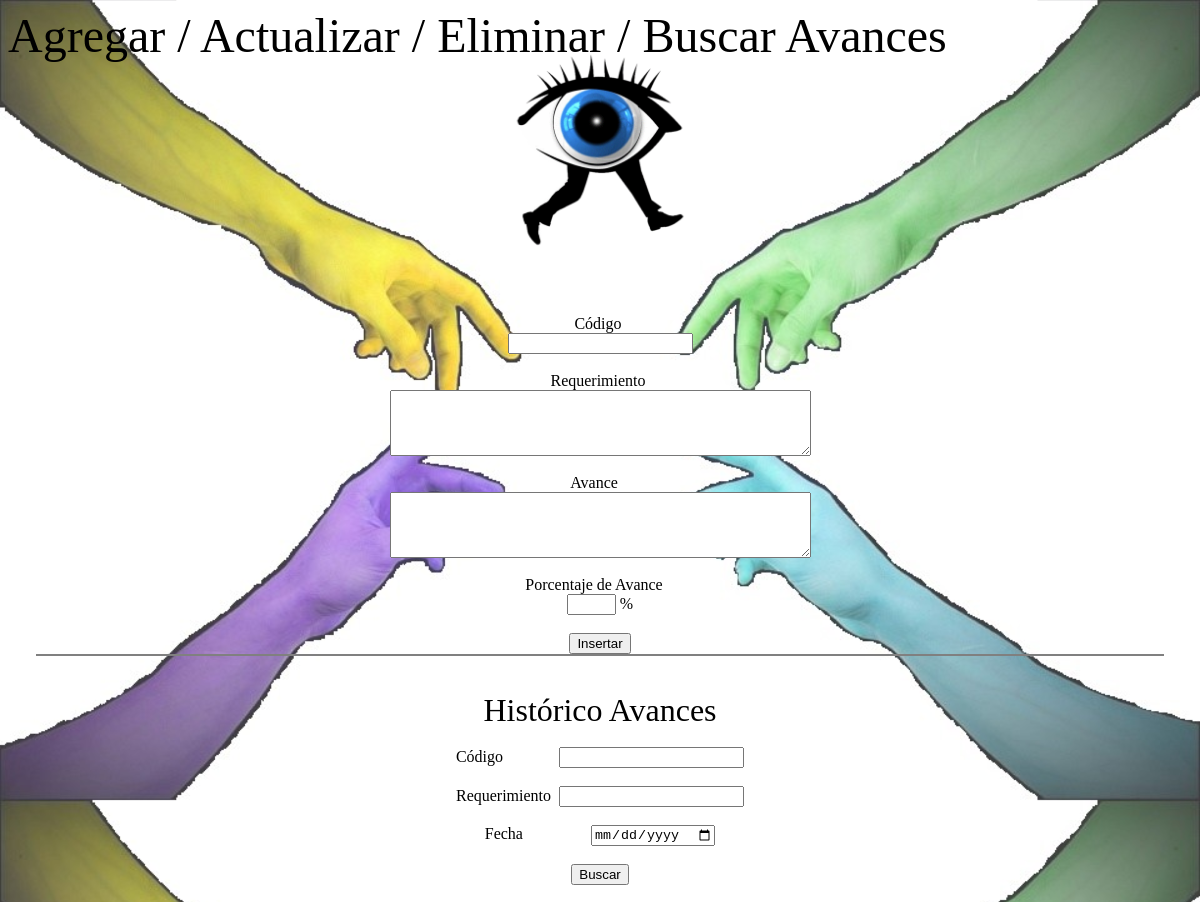
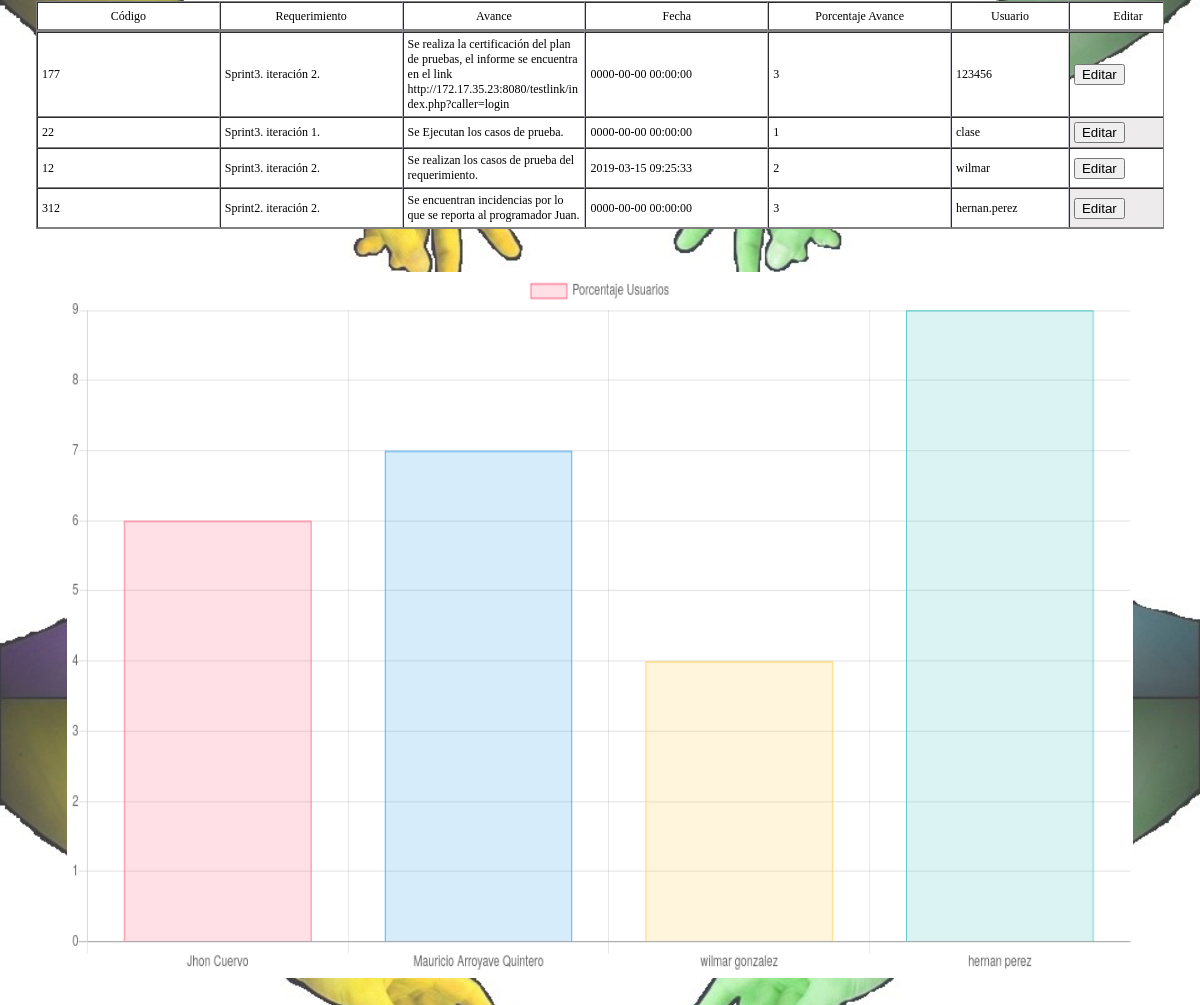
/avance1_back.php (signed in), run on the app's committed database (2 pictures, top to bottom).
### tables this page shows
CREATE TABLE tbavances (
  id int(11) PRIMARY KEY AUTO_INCREMENT,
  codigo int(11) NOT NULL,
  requerimiento varchar(50) NOT NULL,
  avance longtext NOT NULL,
  fecha datetime NOT NULL,
  porcentaje_avance int(3) NOT NULL,
  id_usuario int(11) NOT NULL,
  KEY id_usuario (id_usuario),
  CONSTRAINT tbavances_ibfk_1 FOREIGN KEY (id_usuario) REFERENCES usuarios (id)
);

CREATE TABLE usuarios (
  id int(11) PRIMARY KEY AUTO_INCREMENT,
  nombre varchar(300) NOT NULL,
  apellidos varchar(300) NOT NULL,
  usuarios varchar(50) NOT NULL,
  clave varchar(50) NOT NULL
);

### avance1_back.php (the view, shortened to what this page needs)
<?php
include('bd/conexion_log.php');
$codigoParam = null;
$requerimientoParam = null;
$fechaParam = null;
?>
<html>
	<head>
	</head>
	<body>
		<marquee><font size="7" color="black">Agregar / Actualizar / Eliminar / Buscar Avances</font></marquee>
		<br /><br />
		<div class="container">
			<div class="div-img">
				<img class="img" src="img/logo.gif" title="ava" alt="ava">
			</div>
		</div>
		<br /><br /><br /><br />
		<br /><br /><br /><br />
		<br /><br /><br /><br />
		<center>
			<form name="form" id="form"  action="" method="post" onsubmit="return false;">
				<font color="black">Código</font>&nbsp;<br />
				<input type="text" name="codigo" id="codigo" required>
				<br /><br />
				<font color="black">Requerimiento</font>&nbsp;<br />
				<textarea name="requerimiento" id="requerimiento" rows="4"  cols="50"></textarea>
				<br /><br />
				<font color="black">Avance</font>&nbsp; &nbsp;<br />
				<textarea name="avance" id="avance" rows="4"  cols="50"></textarea>
				<br /><br />
				<font color="black">Porcentaje de Avance</font>&nbsp; &nbsp;<br />
				<input type="text" name="porcentaje_avance" id="porcentaje_avance" size="3" required> %
				<br /><br />
				<table>
					<tr>
						<input type="submit" name="bti" value="Insertar" onclick="insertar();" >
					</tr>
				</table>
				<br /><br />
				<font size=6 color="black">Histórico Avances</font>
				<br /><br />
				<font>Código</font>
				<input type="text" id="buscarXCodigo" name="buscarXCodigo" value="<?php echo $codigoParam?>" />
				<br /><br />
				<font>Requerimiento</font>&nbsp;
				<input type="text" id="buscarXRequerimiento" name="buscarXRequerimiento" value="<?php
				echo $requerimientoParam?>" /><br /><br />
				<font>Fecha</font>
				<input type="date" id="buscarXfecha" name="buscarXfecha" value="<?php echo $fechaParam?>" /><br /><br />
				<button id="buscar" value="Buscar" onclick="buscarAvance();">Buscar</button><br /><br />
				<?php
				$sqlCodigo = '';
				$sqlRequerimiento = '';
				$sqlFecha = '';
				$sql = "SELECT av.*, us.usuarios
					FROM tbavances av
						JOIN usuarios us ON av.id_usuario = us.id
					WHERE 1 = 1"
						. $sqlCodigo
						. $sqlRequerimiento
						. $sqlFecha . "
					GROUP BY av.id_usuario
					ORDER BY av.id_usuario";
				$result = $conn->query($sql);
				$total = $result->num_rows;
				if ($total > 0) {?>
					<table border="1">
						<tr>
							<td align="center" bgcolor="white">Código</td>
							<td align="center" bgcolor="white">Requerimiento</td>
							<td align="center" bgcolor="white">Avance</td>
							<td align="center" bgcolor="white">Fecha</td>
							<td align="center" bgcolor="white">Porcentaje Avance</td>
							<td class="tdAction" align="center" bgcolor="white">Usuario</td>
							<td class="tdAction" align="center" bgcolor="white">Editar</td>
						</tr>
					</table>
					<table border="1"><?php
						for ($i = 1; $i <= $total;$i++) {
							$row = $result->fetch_assoc();
							$id_c = $row["id"];
							$codigo_c = $row["codigo"];
							$requerimiento_c = $row["requerimiento"];
							$avance_c = $row["avance"];
							$fecha_c = $row["fecha"];
							$porcentaje_avance_c = $row["porcentaje_avance"];
							$idUsuario = $row["usuarios"];
							?>
							<tr>
								<td bgcolor="white"><?php echo $codigo_c?></td>
								<td bgcolor="white"><?php echo utf8_encode($requerimiento_c)?></td>
								<td bgcolor="white"><?php echo utf8_encode($avance_c)?></td>
								<td bgcolor="white"><?php echo $fecha_c?></td>
								<td bgcolor="white"><?php echo $porcentaje_avance_c?></td>
								<td class="tdAction" bgcolor="white"><?php echo $idUsuario?></td>
								<td class="tdAction"><input type=button value='Editar' onclick="editar('<?php echo $id_c?>',
								'<?php echo $codigo_c?>', '<?php echo base64_encode($avance_c)?>',
								'<?php echo base64_encode($requerimiento_c)?>', '<?php base64_encode($fecha_c)?>',
								'<?php echo $porcentaje_avance_c?>');"></td>
							</tr><?php
						}?>
					</table><?php
				}?>
				<pre>
				<?php
				$sql = "SELECT av.id, av.codigo, av.requerimiento, av.avance, av.fecha, us.usuarios, SUM(av.porcentaje_avance) as porcentaje, av.id_usuario, us.nombre, us.apellidos
				FROM tbavances av
					JOIN usuarios us ON (av.id_usuario = us.id)
				GROUP BY av.id_usuario
				ORDER BY av.id_usuario";
				$result = $conn->query($sql);
				$consolidadoAvances = $result->num_rows;
				$labels = '';
				$data = '';
				for ($i = 1; $i <= $consolidadoAvances; $i++) {
					$fila = $result->fetch_assoc();
					$nombres = '"' . $fila['nombre'] . ' ' . $fila['apellidos'] . '"';
					$porcentaje = $fila['porcentaje'];
					$labels .= $nombres . ',';
					$data .= $porcentaje . ',';
				}
				$labels = substr($labels, 0, strlen($labels) - 1);
				$data = substr($data, 0, strlen($data) - 1);?>
				<canvas class="chart" id="chart1"></canvas>
				<script>
					var chart1 = document.getElementById('chart1');
					var myChart1 = new Chart(chart1, {
						// Define el tipo de grafico que se usa pie, bar, bubble, line, polar area, radar.
						type: 'bar',
							data: {
								labels: [<?php echo $labels?>],
									datasets: [{
										label: 'Porcentaje Usuarios',
										data: [<?php echo $data?>],
									backgroundColor: [
										'rgba(255, 99, 132, 0.2)',
										'rgba(54, 162, 235, 0.2)',
										'rgba(255, 206, 86, 0.2)',
										'rgba(75, 192, 192, 0.2)',
											'rgba(153, 102, 255, 0.2)',
										'rgba(255, 159, 64, 0.2)'
										],
									borderColor: [
										'rgba(255, 99, 132, 1)',
										'rgba(54, 162, 235, 1)',
										'rgba(255, 206, 86, 1)',
										'rgba(75, 192, 192, 1)',
										'rgba(153, 102, 255, 1)',
										'rgba(255, 159, 64, 1)'
										],
									borderWidth: 1
									}]
							},
							options: {
								scales: {
									yAxes: [{
										ticks: {
											beginAtZero: true
										}
									}]
								}
							}
						});
				</script>
			</form>
		</center>
	</body>
</html>

### css/estilos.css (style rules this page uses)
.container { width: 200px; height: 200px; position: absolute; left: 0; right: 0; margin: 0 auto; top: 20px; }
.div-img { display: block; margin-left: auto; margin-right: auto; }
.div-img .img { display: block; margin-left: auto; margin-right: auto; width: 100%; transform: scale(1); -ms-transform: scale(1); -moz-transform: scale(1); -webkit-transform: scale(1); -o-transform: scale(1); -webkit-transition: all 500ms ease-in-out; -moz-transition: all 500ms ease-in-out; -ms-transition: all 500ms ease-in-out; -o-transition: all 500ms ease-in-out; }

### avance1_back.php (style rules this page uses)
html { background: url(img/fondo.jpg); background-size: 100%; }
table { border-spacing: 0; display: flex; max-height: 40vh; overflow-y: auto; overflow-x: auto; table-layout: fixed; width: 94vw; border:1px solid gray; }
th,td { font-weight: normal; margin: 0; max-width: 14.4vw; min-width: 14.4vw; word-wrap: break-word; font-size: 12px; height: 3.5vh !important; padding: 4px; border-right: 1px solid #c4c0c9; }
td.tdAction { max-width: 9vw; min-width: 9vw; }
tr:nth-child(2n) { background: none repeat scroll 0 0 #edebeb; }
.chart { width: 90% !important; height: 90% !important; background-color: #FFF; }

### data on the page
tbavances: codigo "177", requerimiento "Sprint3. iteración 2.", avance "Se realiza la certificación del plan de pruebas, el informe se encuentra en el link http://172.17.35.23:8080/testlink/index.php?caller=login", fecha "0000-00-00 00:00:00", porcentaje_avance "3", id_usuario.usuarios "123456"
tbavances: codigo "22", requerimiento "Sprint3. iteración 1.", avance "Se Ejecutan los casos de prueba.", fecha "0000-00-00 00:00:00", porcentaje_avance "1", id_usuario.usuarios "clase"
tbavances: codigo "12", requerimiento "Sprint3. iteración 2.", avance "Se realizan los casos de prueba del requerimiento.", fecha "2019-03-15 09:25:33", porcentaje_avance "2", id_usuario.usuarios "wilmar"
tbavances: codigo "312", requerimiento "Sprint2. iteración 2.", avance "Se encuentran incidencias por lo que se reporta al programador Juan.", fecha "0000-00-00 00:00:00", porcentaje_avance "3", id_usuario.usuarios "hernan.perez"

### other printed values
chart data {{ $data }} 6,7,4,9
